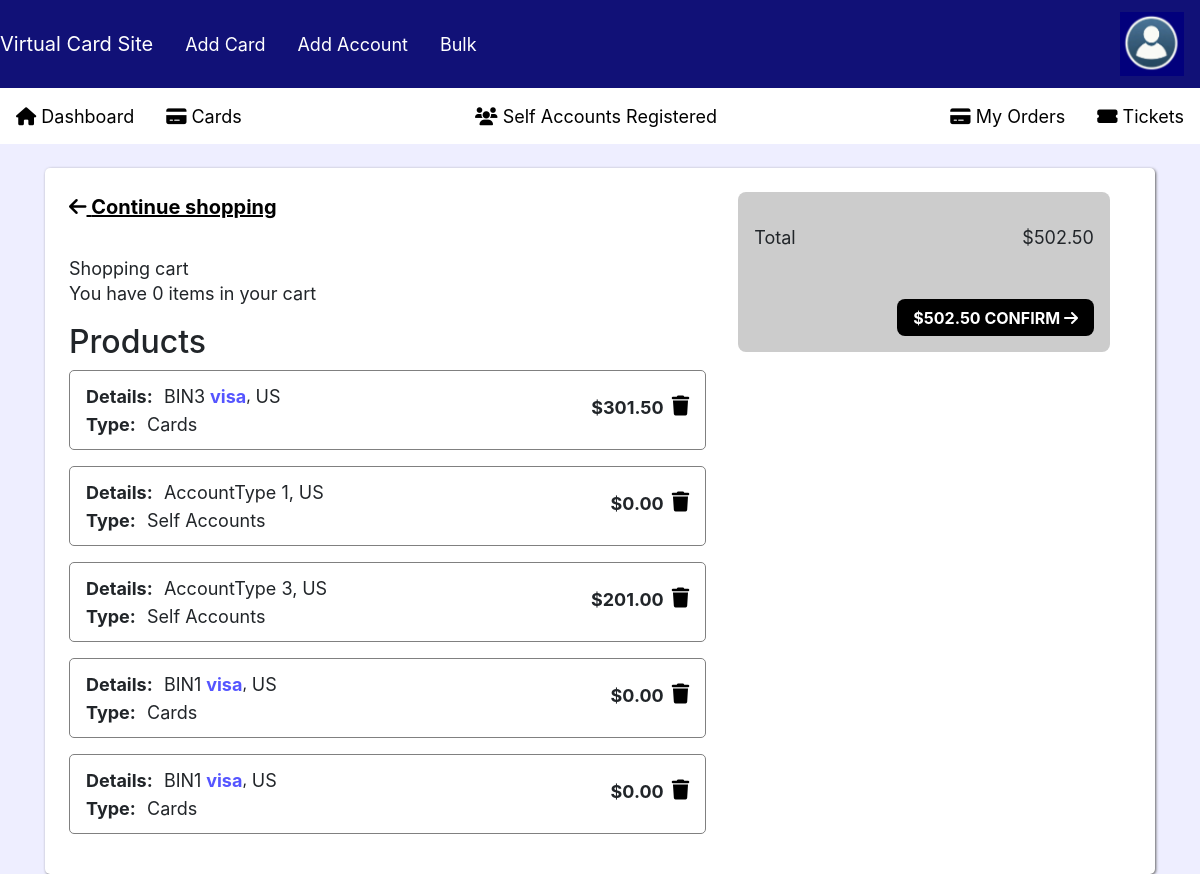
The page /shoppings/ (signed in) on the database its author committed.
### cards/models.py (models this page shows, shortened)
class Shopping(models.Model):
    user = models.ForeignKey(User, on_delete=models.CASCADE)
    item = models.ForeignKey(SellingItem, on_delete=models.CASCADE)
    item_type = models.CharField(max_length=20, null=True, blank=True)

class Card(SellingItem):
    exp_date = models.CharField(max_length=5)
    name = models.CharField(max_length=100)
    address = models.CharField(max_length=255, null=True)
    city = models.CharField(max_length=100)
    state = models.CharField(max_length=100)
    email = models.EmailField(blank=True, null=True)
    phone = models.CharField(max_length=15, blank=True, null=True)
    dob = models.DateField(blank=True, null=True)
    ssn = models.CharField(max_length=200, blank=True, null=True)
    ip = models.CharField(max_length=20, blank=True, null=True)
    class Meta:
        abstract = False

class HQCard(Card):
    TYPE_CHOICES = [
        ('visa', 'Visa'),
        ('master_card', 'Master Card')
    ]
    LEVEL_CHOICES = [
        ('standard', 'STANDARD'),
        ('gold', 'GOLD'),
        ('classic', 'CLASSIC'),
        ('prepaid', 'PREPAID'),
        ('infinite', 'INFINITE')
    ]
    CREDIT_DEBIT = [
        ('credit', 'CREDIT'),
        ('debit', 'DEBIT')
    ]
    bank_name = models.CharField(max_length=200, null=True, blank=True)
    base = models.CharField(max_length=200)
    card_bin = models.CharField(max_length=50)
    status = models.CharField(max_length=20, choices=TYPE_CHOICES, default='visa')
    level = models.CharField(max_length=20, choices=LEVEL_CHOICES, default='standard')
    credit_debit = models.CharField(max_length=10, choices=CREDIT_DEBIT, default='credit')
    card_zip = models.CharField(max_length=20, null=True, blank=True)
    ua = models.CharField(max_length=200, null=True, blank=True)
    refundable = models.BooleanField(default=True)
    class Meta:
        abstract = False

class SellingItem(models.Model):
    country = CountryField(blank_label='(Select Country)', null=True, blank=True)
    description = models.TextField()
    price = models.DecimalField(max_digits=10, decimal_places=2)
    available = models.BooleanField(default=True, null=True, blank=True)
    class Meta:
        abstract = False

class SelfAccount(SellingItem):
    account_type = models.CharField(max_length=255)
    account_url = models.CharField(max_length=255)
    proof = models.ImageField(upload_to='cards/static/images/')
    add_date = models.DateTimeField(auto_now_add=True)
    username = models.CharField(max_length=100)
    password = models.CharField(max_length=255)

### cards/views.py (the view)
# urls.py: path('shoppings/', shoppings, name='shoppings'),
@login_required
def shoppings(request):
    shopping_items = get_shopping_items(request.user)
    total = total_shoppings_price(request.user)
    return render(request, 'cards/shoppings.html', {'shopping_items': shopping_items, 'total': total})

### cards/context_processors.py (called while the page is built)
def add_balance_to_context(request):
    balance = 0
    shopping_count = 0
    if request.user.is_authenticated:
        try:
            account = Account.objects.get(user=request.user)
            balance = account.balance
            shopping_count = Shopping.objects.filter(user=request.user).count()
        except Account.DoesNotExist:
            balance = 0
            shopping_count = 0
    return {
        'balance': balance,
        'shopping_count': shopping_count
    }

### cards/views.py (called while the page is built)
def get_shopping_items(user):
    shoppings = Shopping.objects.filter(user=user)
    shopping_items = []
    for shopping in shoppings:
        specific_item = get_specific_item(shopping.item_type, shopping.item.id)
        print(type(specific_item).__name__)
        shopping_items.append({
            'shopping': shopping,
            'specific_item': specific_item,
            'item_type': type(specific_item).__name__
        })
    return shopping_items

def total_shoppings_price(user):
    shoppings = Shopping.objects.filter(user=user)
    total = 0
    for shopping in shoppings:
        total += shopping.item.price
    return total

def get_specific_item(item_type, pk):
    if item_type == 'SelfAccount':
        return SelfAccount.objects.get(pk=pk)
    if item_type == 'HQCard':
        return HQCard.objects.get(pk=pk)
    if item_type == 'VHQCard':
        return VHQCard.objects.get(pk=pk)
    if item_type == 'DumpCard':
        return DumpCard.objects.get(pk=pk)
    return WholesaleCard.objects.get(pk=pk)

### cards/templates/cards/shoppings.html (shortened to what this page needs)
{% extends 'cards/base_generic.html' %}
{% block content %}
<div class="shoppings">
    <div class="cart">
        <a href="{% url 'hq_detail_cards' %}"><i class="fa fa-arrow-left" aria-hidden="true"></i> Continue shopping</a>
        <div>
            <p style="margin-bottom: -0.1rem;">Shopping cart</p>
            <p>You have {{ shopping_count }} items in your cart</p>
        </div>
        <h2>Products</h2>
        <div class="products">
            {% for item in shopping_items %}
            <div class="details_price">
                <div style="display: flex; flex-direction: column; padding: 0.5rem; height: 5rem;">
                <div class="details">
                    <p style="font-weight: bold; margin-right: 0.7rem;">Details: </p>
                    <div style="display: flex; flex-direction: row;">
                        {% if item.item_type == 'SelfAccount' %}
                            <p style="margin-right: 0.3rem;">{{ item.specific_item.account_type }},</p>
                        {% elif item.item_type == 'WholesaleCard' %}
                            <p style="margin-right: 0.3rem;">Qty. {{ item.specific_item.quantity }}, </p>
                        {% else %}
                            <div style="margin-right: 0.3rem; display: flex; flex-direction: row;">
                                <p>{{ item.specific_item.card_bin }}</p>
                                <p style="font-size: 18px; color: #55f; font-weight: bold; margin-left: 0.3rem;">{{ item.specific_item.status }}</p>,
                            </div>
                        {% endif %}
                        <p>{{ item.shopping.item.country }} <i class="fi fi-{{ item.shopping.item.country|lower }}"></i></p>
                    </div>
                </div>
                <div style="display: flex; flex-direction: row; margin-top: 1.7rem; margin-left: 0.5rem;">
                    <p style="font-weight: bold; margin-right: 0.7rem;">Type: </p>
                    {% if item.item_type == 'SelfAccount' %}
                        <p>Self Accounts</p>
                    {% elif item.item_type == 'WholesaleCard' %}
                        <p>wholesaleCards</p>
                    {% elif item.item_type == 'DumpCard' %}
                        <p>dumps</p>
                    {% else %}
                        <p>Cards</p>
                    {% endif %}
                </div>
                </div>
                <div class="price">
                    <p style="font-weight: bold;">
                        ${{ item.shopping.item.price }}
                    </p>
                    <a class="trash" href="{% url 'remove_shopping' item.shopping.id %}"><i class="fa fa-trash" ></i></a>
                </div>
            </div>
            {% endfor %}
        </div>
    </div>
    <div class="confirm-payment">
        <p class="total-name">Total</p>
        <p class="total-value">${{ total }}</p>
        <a href="{% url 'buy' %}" style="text-decoration: none;">
            <button>${{ total }} CONFIRM <i class="fa fa-arrow-right" aria-hidden="true"></i></button>
        </a>
    </div>
</div>
{% endblock %}

### cards/templates/cards/base_generic.html (shortened to what this page needs)
{% load static %}
<!DOCTYPE html>
<html lang="en">
<head>
    <link rel="stylesheet" href="https://stackpath.bootstrapcdn.com/bootstrap/4.5.2/css/bootstrap.min.css">
    <link rel="stylesheet" href="https://cdnjs.cloudflare.com/ajax/libs/font-awesome/6.0.0/css/all.min.css">
    <link rel="stylesheet" href="https://cdnjs.cloudflare.com/ajax/libs/flag-icon-css/6.7.0/css/flag-icons.min.css">
</head>
<body>
    <nav class="custom-navbar">
        <div class="navigation-left">
            <a class="navbar-brand" href="{% url 'home' %}">Virtual Card Site</a>
            {% if user.is_authenticated and user.is_superuser %}
            <div class="admin_left">
                <div class="nav-item">
                    <div style="position: relative;">
                        <a onclick="toggleCardsChoices()" class="nav-link">Add Card</a>
                    </div>
                </div>
                <div class="nav-item"><a class="nav-link" href="{% url 'add_self_account' %}">Add Account</a></div>
                <div class="nav-item">
                    <div style="position: relative;">
                        <a onclick="toggleBulkChoices()" class="nav-link">Bulk</a>
                    </div>
                </div>
            </div>
            {% endif %}
            </div>
            <div class="navigation-right">
            {% if user.is_authenticated %}
            <div class="nav-item custom_li_logo"><a class="nav-link">
                <img onclick="toggleUserInfo()" class="user_logo" src="{% static 'images/user_logo.PNG' %}"/></a>
            </div>
            {% else %}
            <div class="nav-item"><a class="nav-link" href="{% url 'authenticate' %}">Authenticate</a></div>
            {% endif %}
        </div>
    </nav>
    <nav class="second-nav">
        <div class="navigation-left2">
            <div class="nav-item"><a class="nav-link" href="{% url 'home' %}"><i class="fas fa-home"></i> Dashboard</a></div>
            <div class="nav-item">
                <div style="position: relative;">
                    <a onclick="toggleCardDetailChoices()" class="nav-link"><i class="fas fa-credit-card"></i> Cards</a>
                </div>
            </div>
            </div>
            <div class="nav-item navigation-center"><a class="nav-link" href="{% url 'self_account_detail_cards' %}"><i class="fas fa-users"></i> Self Accounts Registered</a></div>
            <div class="navigation-right2">
                <div style="position: relative;">
                    <a onclick="toggleOrdersChoices()" class="nav-link"><i class="fas fa-credit-card"></i> My Orders</a>
                </div>
                <div class="nav-item"><a class="nav-link" href="{% url 'support_tickets' %}"><i class="fas fa-ticket-alt"></i> Tickets</a></div>
            </div>
    </nav>
    <div class="container mt-4">
        {% block content %}
        {% endblock %}
    </div>
</body>
</html>

### cards/templates/cards/base_generic.html (style rules this page uses)
body { background-color: #eef; }
.custom-navbar { background-color: #117; height: 5.5rem; color: white; position: relative; display: flex; flex-direction: row; justify-content: space-between; align-items: center; max-width: 100%; }
.navigation, .navigation-left, .navigation-right, .navigation-center, .navigation-left2, .navigation-right2 { display: flex; flex-direction: row; align-items: center; }
div { text-decoration: none; }
.user_logo { width: 4rem; height: 4rem; }
.custom_li_logo { position: relative; }
.nav-link { text-decoration: none; color: white; font-size: 18px; }
.navbar-brand { text-decoration: none; color: white; }
.second-nav { display: flex; flex-direction: row; align-items: center; justify-content: space-between; background-color: white; height: 3.5rem; max-width: 100%; }
.second-nav div a { color: black; font-size: 18px; }
.shoppings { display: flex; flex-direction: row; width: 100%; background-color: white; padding: 1.5rem; border-radius: 5px; box-shadow: 1px 1px 3px rgba(100, 100, 100, 100); }
.cart { width: 60%; display: flex; flex-direction: column; }
.cart a { font-size: 20px; text-decoration: underline; color: black; font-weight: bold; }
.cart p { font-size: 18px; }
.details_price { height: 5rem; width: 100%; position: relative; border-radius: 5px; border: solid 1px gray; display: flex; padding-top: 0.7rem; flex-direction: row; align-items: center; margin-bottom: 1rem; }
.details { position: absolute; left: 1rem; display: flex; flex-direction: row; align-items: center; }
.price { position: absolute; right: 1rem; display: flex; flex-direction: row; align-items: center; }
.trash { cursor: pointer; margin-top: -1.2rem; margin-left: 0.5rem; }
.confirm-payment { position: relative; background-color: #ccc; width: 35%; height: 10rem; border-radius: 8px; left: 2rem; }
.total-name { position: absolute; left: 1rem; top: 2rem; font-size: 18px; }
.total-value { position: absolute; right: 1rem; top: 2rem; font-size: 18px; }
.confirm-payment button { position: absolute; bottom: 1rem; right: 1rem; background-color: black; color: white; font-weight: bold; cursor: pointer; border: none; border-radius: 8px; padding: 0.4rem 1rem; }
.admin_left { display: flex; flex-direction: row; }

### rows shown on the page
Shopping: specific_item.card_bin "BIN3", specific_item.status "visa", shopping.item.country "US", shows "Cards", shopping.item.price "301.50"
Shopping: specific_item.account_type "AccountType 1", shopping.item.country "US", shows "Self Accounts", shopping.item.price "0.00"
Shopping: specific_item.account_type "AccountType 3", shopping.item.country "US", shows "Self Accounts", shopping.item.price "201.00"
Shopping: specific_item.card_bin "BIN1", specific_item.status "visa", shopping.item.country "US", shows "Cards", shopping.item.price "0.00"
Shopping: specific_item.card_bin "BIN1", specific_item.status "visa", shopping.item.country "US", shows "Cards", shopping.item.price "0.00"

### other values the page prints
{{ shopping_count }} "0"
{{ total }} "502.50"
